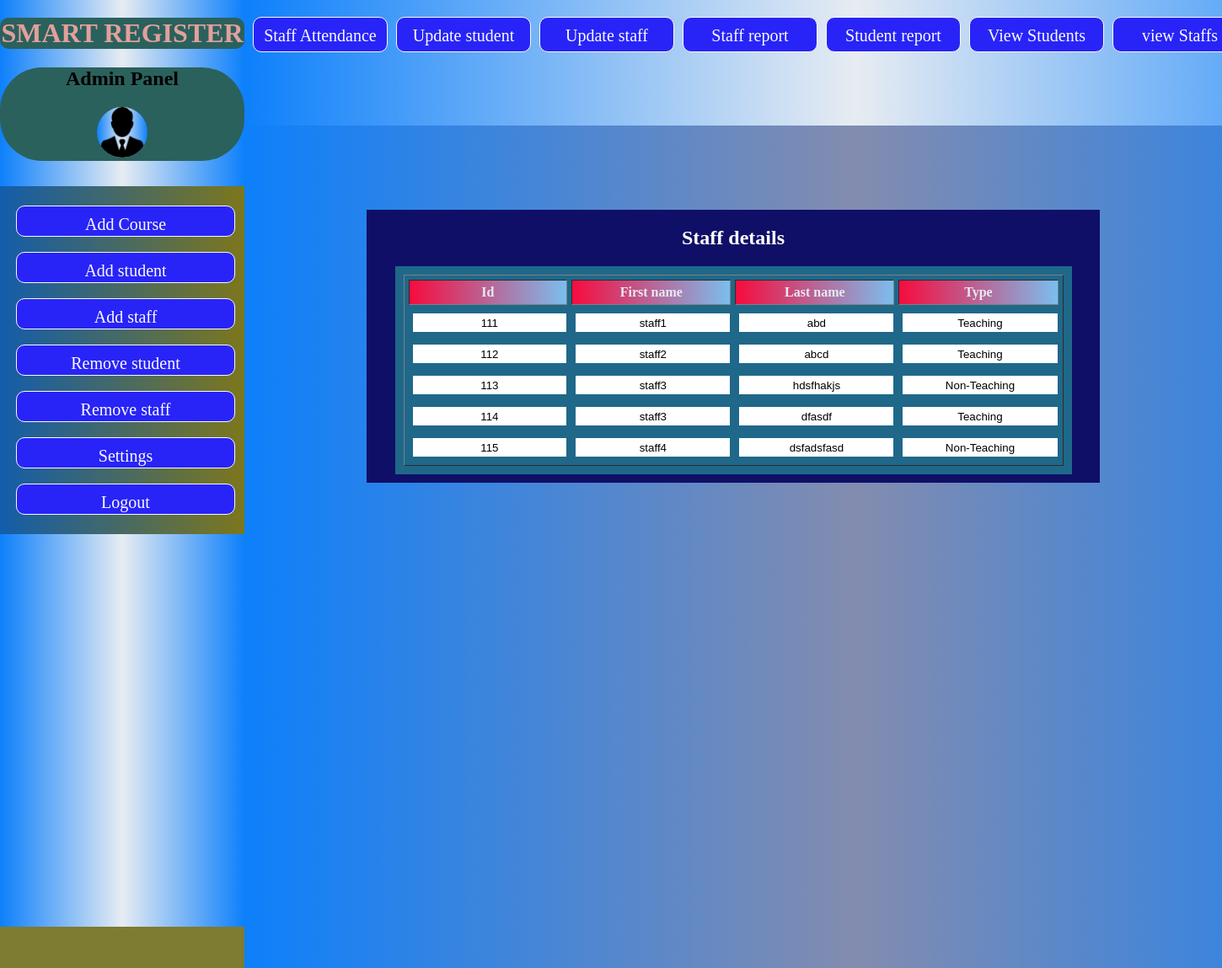
The app's page /admin.php?page=viewstaff with its own data.
### tables this page shows
CREATE TABLE `staff` (
  `staff_id` int(10) NOT NULL,
  `staff_first_name` varchar(30) NOT NULL,
  `staff_last_name` varchar(30) NOT NULL,
  `staff_gender` varchar(10) NOT NULL,
  `staff_dob` date NOT NULL,
  `staff_type` varchar(20) NOT NULL,
  `staff_house_no` int(10) NOT NULL,
  `staff_house_name` varchar(50) NOT NULL,
  `staff_street` varchar(30) NOT NULL,
  `staff_district` varchar(20) NOT NULL,
  `staff_ph_no` varchar(20) NOT NULL
);

### viewstaff.php (the view, shortened to what this page needs)
<?php
include('connection.php');
$sq="SELECT * FROM staff;";
$ex=mysqli_query($con,$sq);
?>
<!DOCTYPE html>
<html>
<head>
	<link rel="stylesheet" type="text/css" href="css/formstyle.css">
</head>
<body>
<div class="all">
		<center><h2 style="color: white;">Staff details</h2></center>
<div class="container">
	<table border="1" style="width: 100%;" cellspacing="5" cellpadding="5">
		<tr>
			<th>Id</th>
			<th>First name</th>
			<th>Last name</th>
			<th>Type</th>
		</tr>
		<?php
		while ($rows=mysqli_fetch_array($ex)) {
			echo "<form method=post action='#'><tr><td><input type=text value=".$rows['staff_id']." name=staff_id id='input'></td>";
			echo "<td><input type=text value=".$rows['staff_first_name']." id='input' readonly=''></td>";
			echo "<td><input type=text value=".$rows['staff_last_name']." id='input' readonly=''> </td>";
			echo "<td><input type=text value=".$rows['staff_type']." id='input' readonly=''> </td>";
			echo"</tr></form>";
		}
		?>
	</table>
</div>
</body>
</html>

### admin.php (shortened to what this page needs)
<!DOCTYPE html>
<html>
<head>
	<link rel="stylesheet" type="text/css" href="css/adminstyle.css">
</head>
<body>
<div class="main">
 	<div class="sidebar">
 		<div class="header">
 		<center><h1 id="title">SMART REGISTER</h1>
 		</center></div>
 		<div class="icon"><center><h2>Admin Panel</h2><img src="images/businessman.png" alt="adminicon" id="image"></image></center></div>
 		<div class="call"><br/>
 			<a href="admin.php?page=adddepartment" tabindex="1"><div  tabindex="1" id="click">Add Course</div></a><br>
			<a href="admin.php?page=studentadd"><div id="click">Add student</div></a><br>
			<a href="admin.php?page=staffadd"><div id="click">Add staff</div></a><br>
			<a href="admin.php?page=removestudent"><div id="click">Remove student</div></a><br>
			<a href="admin.php?page=removestaff"><div id="click">Remove staff</div></a><br>
	 		<a href="admin.php?page=settings"><div id="click">Settings</div></a><br>
			<a href="admin.php?page=logout"><div id="click">Logout</div></a><br>
	 	</div>
	 </div>
	<div class="menubar">
		    <a href="admin.php?page=staffattendance1"><div id="click1">Staff Attendance</div></a>
			<a href="admin.php?page=updatestudent"><div id="click1">Update student</div></a>
			<a href="admin.php?page=updatestaff"><div id="click1">Update staff</div></a>
			<a href="admin.php?page=staffreport"><div id="click1">Staff report</div></a>
			<a href="admin.php?page=studentreportadmin"><div id="click1">Student report</div></a>
			<a href="admin.php?page=viewstudent"><div id="click1">View Students</div></a>
			<a href="admin.php?page=viewstaff"><div id="click1">view Staffs</div></a>
	</div>
	<div class="content">
		<?php
		if(isset($_GET['page']))
		{
			echo "<div>";
		$p=$_GET['page'];
		$page=$p.".php";
		if(file_exists($page))
		include($page);
		echo"</div>";
		}
		else
		{
			echo "<div><p id='welcome'>WELCOME TO SMART REGISTER</p></div>";
		}
		?>
</div>
</body>
</html>

### css/adminstyle.css (style rules this page uses)
.main { padding: 0; margin: 0; }
.sidebar { position: absolute; top: 0; left: 0; width: 20%; min-height: 1100px; background-image: linear-gradient(-90deg,#0D80FB,#E7ECF2,#0D80FB ); }
.menubar { position: absolute; top: 0; left: 20%; width: 100%; height: 13%; background-image: linear-gradient(-90deg,#0D80FB,#E7ECF2,#0D80FB ); display: flex; flex-direction: row; }
.content { position: absolute; top: 13%; left: 20%; width: 100%; min-height: 1000px; background-image: linear-gradient(-90deg,#0D80FB,#838CAF,#0D80FB ); }
#image { width: 60px; height: 60px; background-image: linear-gradient(-90deg,#0D80FB,#E7ECF2,#0D80FB ); border-radius: 30px; }
#click { padding: 10px; border-radius: 10px; background: #2824F7; position: relative; left: 5%; top: 5%; width: 85%; height: 15px; text-align: center; font-size: 20px; justify-content: center; border: 1px solid #FAFAFD; color: #FAFAFD; font-family: times-new-roman; }
#click1 { position: relative; left: 5px; top: 15px; border-radius: 10px; padding: 10px; height: 20px; width: 138px; text-align: center; font-size: 20px; background: #2824F7; margin: 5px; border: 1px solid #FAFAFD; color: #FAFAFD; }
a { text-decoration: none; }
#title { color: #E2A09B; font-weight: bolder; font-family: timesnewroman; }
.header { background: #693858; background: #2B615D; border-radius: 10px; }
.icon { border-radius: 50px; background: #2B615D; }
.call { padding: 5px; position: relative; top: 30px; height: auto; background-image: linear-gradient(-90deg,#7D771C,#135DAB ); }

### css/formstyle.css (style rules this page uses)
body { background: #7E7B33; }
.all { position: absolute; top: 10%; left: 10%; width: 60%; background: #100F67; }
.container { position: relative; top: 10%; width: 90%; padding: 10px; margin: 10px auto; background: #1F688A; display: flex; flex-direction: row; justify-content: center; }
#input { text-align: center; width: 100%; height: 20px; border-width: 0; }
td { border-width: 0; text-align: center; }
th { color: #E9E9F2; background-image: linear-gradient(-90deg,#7BBEEE,#F60C3E ); }

### records on screen
staff: staff_id "111", staff_first_name "staff1", staff_last_name "abd", staff_type "Teaching"
staff: staff_id "112", staff_first_name "staff2", staff_last_name "abcd", staff_type "Teaching"
staff: staff_id "113", staff_first_name "staff3", staff_last_name "hdsfhakjs", staff_type "Non-Teaching"
staff: staff_id "114", staff_first_name "staff3", staff_last_name "dfasdf", staff_type "Teaching"
staff: staff_id "115", staff_first_name "staff4", staff_last_name "dsfadsfasd", staff_type "Non-Teaching"
